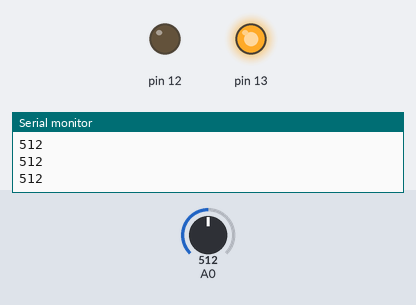
The sketch below on a simulated Arduino Uno, built with avr-gcc and run on an emulated ATmega328P. Shown: output pins drawn as LEDs (lit = HIGH), the last lines printed to the serial monitor. The test bench sets the inputs (shaded band); at power-on: A0 = 512.

Above: at 1.2 s.
1.3 s: A0 set to 492
At 2.2 s:
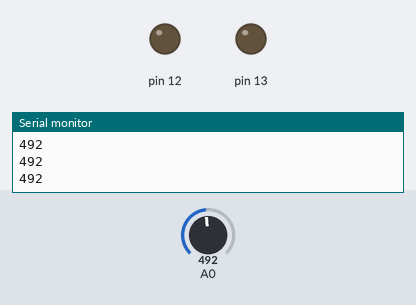
2.8 s: A0 set to 511
At 3.5 s:
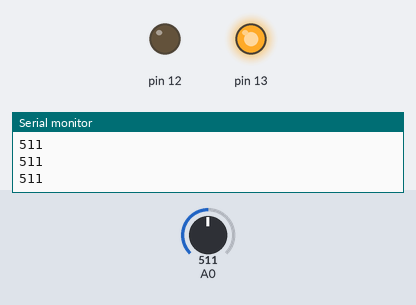
4.3 s: A0 set to 306
At 4.9 s:
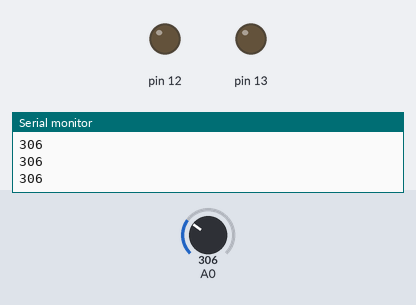
Timing chart, 0 to 7.3 s (numbered marks = the images above; inputs shaded):
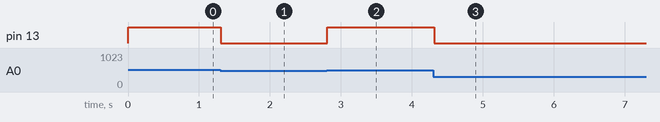

Measured:
- the behaviour switches between 511 and 510 on A0 (found by bisection; images 0 and 1)
- after the input at 1.3 s, pin 13: HIGH → LOW at once
- after the input at 2.8 s, pin 13: LOW → HIGH at once
- after the input at 4.3 s, pin 13: HIGH → LOW at once

The sketch:

sacowea.ino
```cpp
void setup() {
Serial.begin(9600);
pinMode(13,OUTPUT);
pinMode(12,OUTPUT);
}

void loop() {
int valor = analogRead (A0);
Serial.println(valor);

if (valor >= 511){
  digitalWrite(13,HIGH);
  }
else{
 digitalWrite(13,LOW);
  }

delay(100);

}
```
